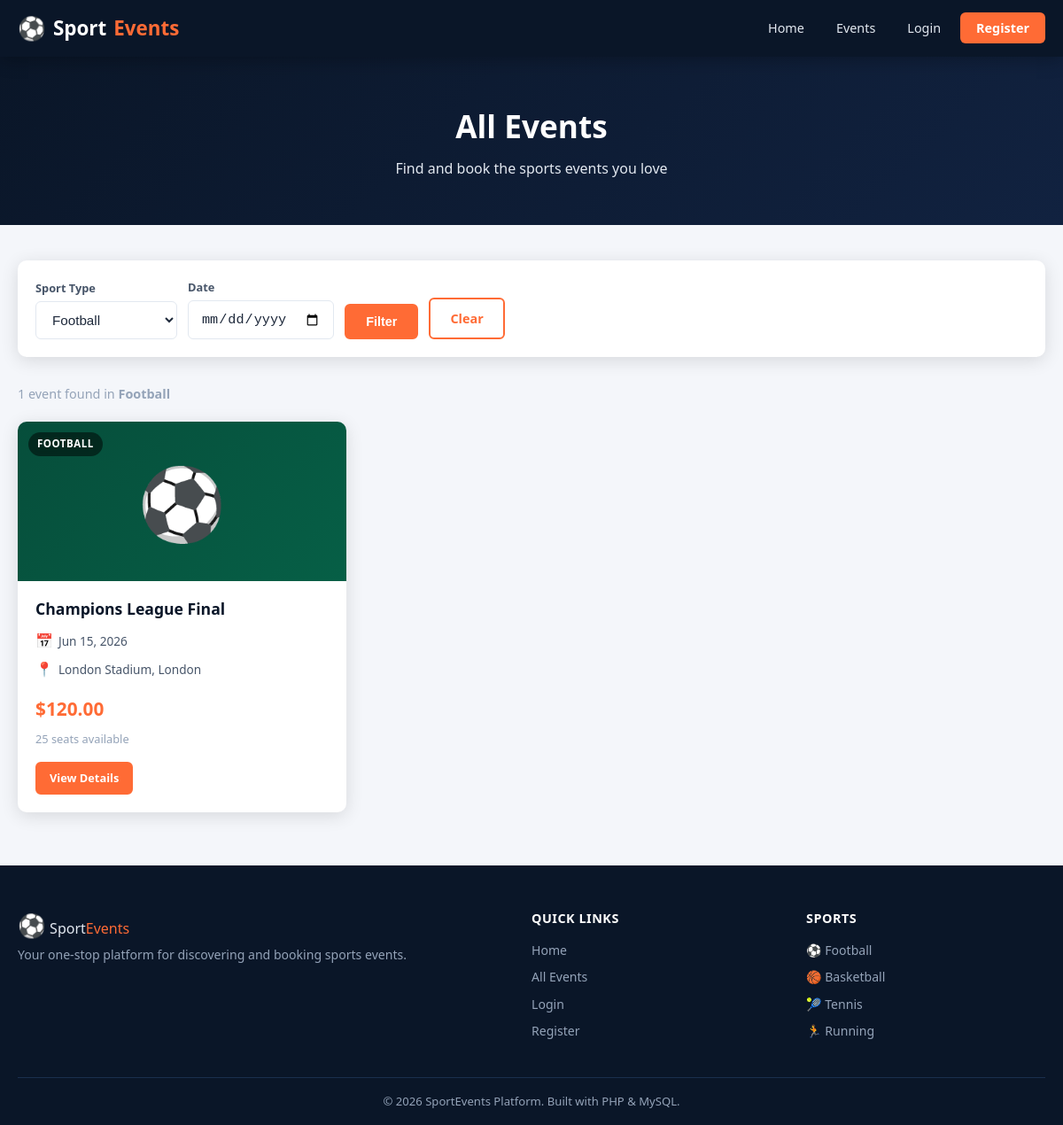
The page /pages/events.php?sport=Football on the database its author committed.
### tables this page shows
CREATE TABLE IF NOT EXISTS `events` (
    `id`              INT AUTO_INCREMENT PRIMARY KEY,
    `title`           VARCHAR(200) NOT NULL,
    `sport_type`      VARCHAR(100) NOT NULL,
    `date`            DATE NOT NULL,
    `location`        VARCHAR(200) NOT NULL,
    `price`           DECIMAL(10,2) NOT NULL DEFAULT 0.00,
    `available_seats` INT NOT NULL DEFAULT 0,
    `description`     TEXT,
    `image_url`       VARCHAR(500),
    `created_at`      TIMESTAMP DEFAULT CURRENT_TIMESTAMP
);

### pages/events.php (the view, shortened to what this page needs)
<?php
require_once __DIR__ . '/../includes/header.php';
require_once __DIR__ . '/../config/db.php';
$filterSport = trim($_GET['sport'] ?? '');
$filterDate  = trim($_GET['date']  ?? '');
$sql    = "SELECT * FROM events WHERE 1=1";
$params = [];
if ($filterSport !== '') {
    $sql    .= " AND sport_type = ?";
    $params[] = $filterSport;
}
$sql .= " ORDER BY date ASC";
$stmt = $pdo->prepare($sql);
$stmt->execute($params);
$events = $stmt->fetchAll();
$sportTypes = ['Football', 'Basketball', 'Tennis', 'Running', 'Marathon'];
function sportClass(string $t): string {
    return match(strtolower($t)) {
        'football'   => 'sport-football',
        'basketball' => 'sport-basketball',
        'tennis'     => 'sport-tennis',
        'running'    => 'sport-running',
        'marathon'   => 'sport-marathon',
        default      => 'sport-default',
    };
}
function sportEmoji(string $t): string {
    return match(strtolower($t)) {
        'football'   => '⚽',
        'basketball' => '🏀',
        'tennis'     => '🎾',
        'running'    => '🏃',
        'marathon'   => '🏃‍♂️',
        default      => '🏆',
    };
}
?>
<div class="page-header">
    <h1>All Events</h1>
    <p>Find and book the sports events you love</p>
</div>
<div class="container" style="padding-top: 40px; padding-bottom: 60px;">
    <form class="filter-bar" method="GET" action="">
        <div class="form-group">
            <label for="sport">Sport Type</label>
            <select name="sport" id="sport" class="form-control">
                <?php foreach ($sportTypes as $s): ?>
                    <option value="<?= $s ?>" <?= $filterSport === $s ? 'selected' : '' ?>>
                        <?= $s ?>
                    </option>
                <?php endforeach; ?>
            </select>
        </div>
        <div class="form-group">
            <label for="date">Date</label>
            <input type="date" name="date" id="date" class="form-control"
                   value="<?= htmlspecialchars($filterDate) ?>">
        </div>
        <button type="submit" class="btn btn-primary">Filter</button>
        <?php if ($filterSport || $filterDate): ?>
            <a href="/sport_event/pages/events.php" class="btn btn-outline">Clear</a>
        <?php endif; ?>
    </form>
    <p style="color:var(--gray-400);font-size:.9rem;margin-bottom:20px;">
        <?= count($events) ?> event<?= count($events) !== 1 ? 's' : '' ?> found
        <?php if ($filterSport): ?> in <strong><?= htmlspecialchars($filterSport) ?></strong><?php endif; ?>
    </p>
    <?php if (empty($events)): ?>
        <div class="empty-state">
            <div class="empty-icon">🔍</div>
            <h3>No events found</h3>
            <p>Try adjusting your filters or <a href="/sport_event/pages/events.php">view all events</a>.</p>
        </div>
    <?php else: ?>
        <div class="events-grid">
            <?php foreach ($events as $event): ?>
                <div class="event-card">
                    <div class="event-card-img <?= sportClass($event['sport_type']) ?>">
                        <?= sportEmoji($event['sport_type']) ?>
                        <span class="sport-badge"><?= htmlspecialchars($event['sport_type']) ?></span>
                    </div>
                    <div class="event-card-body">
                        <h3><?= htmlspecialchars($event['title']) ?></h3>
                        <div class="event-meta">
                            <span><span class="icon">📅</span> <?= date('M j, Y', strtotime($event['date'])) ?></span>
                            <span><span class="icon">📍</span> <?= htmlspecialchars($event['location']) ?></span>
                        </div>
                        <div class="event-price">$<?= number_format($event['price'], 2) ?></div>
                        <div class="event-seats <?= $event['available_seats'] < 10 ? 'low' : '' ?>">
                            <?= $event['available_seats'] ?> seats available
                        </div>
                        <div class="event-card-actions">
                            <a href="/sport_event/pages/event_details.php?id=<?= $event['id'] ?>"
                               class="btn btn-primary btn-sm">View Details</a>
                        </div>
                    </div>
                </div>
            <?php endforeach; ?>
        </div>
    <?php endif; ?>
</div>
<?php require_once __DIR__ . '/../includes/footer.php'; ?>

### assets/style.css (style rules this page uses)
:root { --navy: #0a1628; --navy-light: #112240; --navy-mid: #1a2f4e; --orange: #ff6b35; --orange-dark:#e05520; --white: #ffffff; --gray-100: #f4f6fa; --gray-200: #e2e8f0; --gray-400: #94a3b8; --gray-600: #475569; --gray-800: #1e293b; --success: #22c55e; --danger: #ef4444; --radius: 10px; --shadow: 0 4px 20px rgba(0,0,0,.12); --shadow-lg: 0 8px 40px rgba(0,0,0,.18); --transition: .25s ease; }
*, *::before, *::after { box-sizing: border-box; margin: 0; padding: 0; }
html { scroll-behavior: smooth; }
body { font-family: 'Segoe UI', system-ui, -apple-system, sans-serif; background: var(--gray-100); color: var(--gray-800); line-height: 1.6; min-height: 100vh; display: flex; flex-direction: column; }
a { color: var(--orange); text-decoration: none; }
.container { max-width: 1200px; margin: 0 auto; padding: 0 20px; }
.btn { display: inline-block; padding: 10px 22px; border-radius: 6px; font-size: 0.9rem; font-weight: 600; cursor: pointer; border: 2px solid transparent; transition: background var(--transition), transform var(--transition), box-shadow var(--transition); text-align: center; }
.btn-primary { background: var(--orange); color: var(--white); border-color: var(--orange); }
.btn-outline { background: transparent; color: var(--orange); border-color: var(--orange); }
.btn-sm { padding: 6px 14px; font-size: 0.8rem; }
.events-grid { display: grid; grid-template-columns: repeat(auto-fill, minmax(310px, 1fr)); gap: 24px; }
.event-card { background: var(--white); border-radius: var(--radius); overflow: hidden; box-shadow: var(--shadow); transition: transform var(--transition), box-shadow var(--transition); display: flex; flex-direction: column; }
.event-card-img { height: 180px; display: flex; align-items: center; justify-content: center; font-size: 5rem; position: relative; }
.sport-football { background: linear-gradient(135deg, #064e3b, #065f46); }
.sport-badge { position: absolute; top: 12px; left: 12px; background: rgba(0,0,0,.5); color: var(--white); font-size: 0.72rem; font-weight: 700; padding: 4px 10px; border-radius: 20px; text-transform: uppercase; letter-spacing: .5px; backdrop-filter: blur(4px); }
.event-card-body { padding: 20px; flex: 1; display: flex; flex-direction: column; }
.event-card-body h3 { font-size: 1.1rem; color: var(--navy); margin-bottom: 12px; font-weight: 700; line-height: 1.3; }
.event-meta { display: flex; flex-direction: column; gap: 6px; margin-bottom: 16px; font-size: 0.85rem; color: var(--gray-600); }
.event-meta span { display: flex; align-items: center; gap: 6px; }
.event-meta .icon { font-size: 1rem; }
.event-price { font-size: 1.3rem; font-weight: 700; color: var(--orange); margin-bottom: 6px; }
.event-seats { font-size: 0.8rem; color: var(--gray-400); margin-bottom: 16px; }
.event-card-actions { margin-top: auto; display: flex; gap: 8px; }
.form-group { margin-bottom: 18px; }
.form-group label { display: block; font-size: 0.85rem; font-weight: 600; color: var(--gray-600); margin-bottom: 6px; }
.form-control { width: 100%; padding: 11px 14px; border: 1.5px solid var(--gray-200); border-radius: 6px; font-size: 0.95rem; color: var(--gray-800); background: var(--white); transition: border-color var(--transition), box-shadow var(--transition); outline: none; }
.filter-bar { background: var(--white); padding: 20px; border-radius: var(--radius); box-shadow: var(--shadow); display: flex; gap: 12px; flex-wrap: wrap; align-items: flex-end; margin-bottom: 30px; }
.filter-bar .form-group { margin: 0; min-width: 160px; }
.filter-bar label { font-size: 0.8rem; font-weight: 600; color: var(--gray-600); margin-bottom: 5px; display: block; }
.page-header { background: linear-gradient(135deg, var(--navy), var(--navy-light)); color: var(--white); padding: 50px 20px; text-align: center; }
.page-header h1 { font-size: 2.2rem; font-weight: 700; margin-bottom: 8px; }
.page-header p { color: var(--gray-200); font-size: 1rem; }

### rows shown on the page
events: sport_type "⚽", sport_type "FOOTBALL", title "Champions League Final", date "Jun 15, 2026", location "London Stadium, London", price "120.00", available_seats "25"

### other values the page prints
count($events) "1"
$filterSport "Football"
form field sport "Football"
